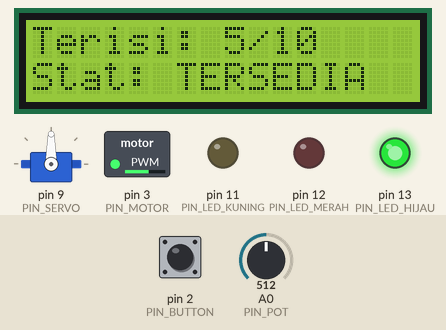
Recording of a sketch running on a simulated Arduino Uno, built with avr-gcc and run on an emulated ATmega328P. Parts: 16×2 character LCD, servo, switched loads named in the sketch (green lamp = pin HIGH), output pins drawn as LEDs (lit = HIGH). Inputs (shaded band) come from the test bench; at power-on: pin 2 (PIN_BUTTON) HIGH, A0 (PIN_POT) = 512.

Above: at 3.2 s.
3.3 s: pin 2 (PIN_BUTTON) pulled LOW for 0.25 s
At 4.2 s:
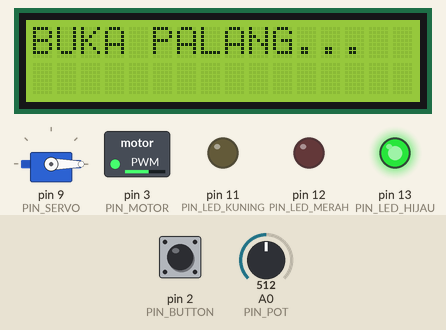
6.5 s: A0 (PIN_POT) set to 702
At 7.8 s:
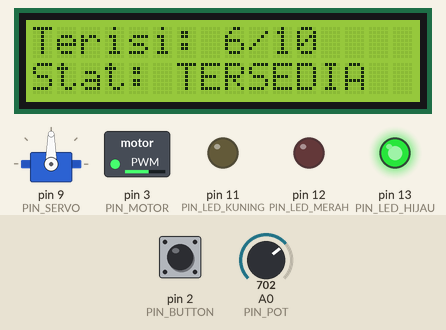
8.2 s: A0 (PIN_POT) set to 729
At 9.0 s:
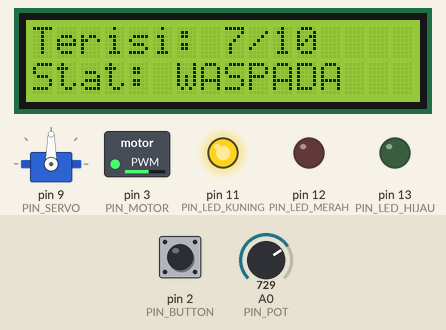
9.8 s: A0 (PIN_POT) set to 1005
At 11.1 s:
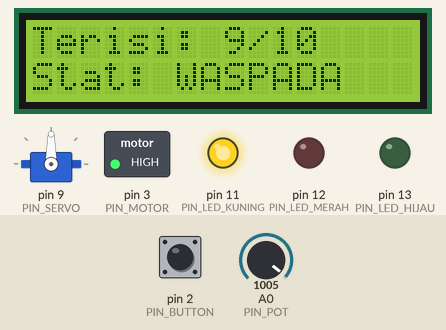
11.4 s: A0 (PIN_POT) set to 1023
At 12.6 s:
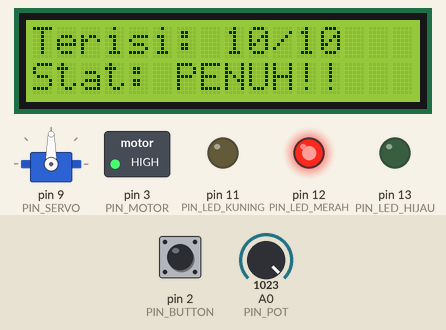
13.0 s: pin 2 (PIN_BUTTON) pulled LOW for 1 s
At 14.5 s:
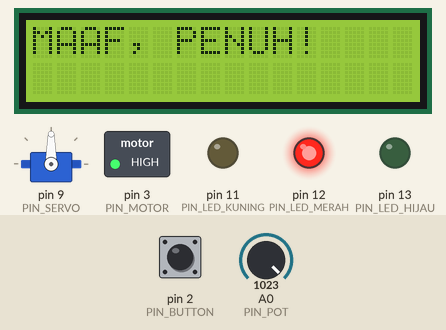
Timing chart, 0 to 16.0 s (numbered marks = the images above; inputs shaded):
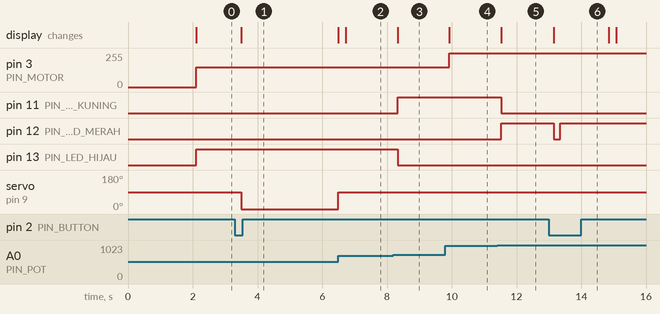

Measured:
- the behaviour switches between 716 and 717 on A0 (PIN_POT) (found by bisection; images 2 and 3)
- the behaviour switches between 1022 and 1023 on A0 (PIN_POT) (found by bisection; images 4 and 5)
- after the input at 3.3 s, servo on pin 9 (PIN_SERVO): 90° → 0° after 0.20 s, → 90° 3.0 s later; the display: changes after 0.20 s (image 1)
- after the input at 6.5 s, the display: changes after 0.23 s (image 2)
- after the input at 8.2 s, pin 11 (PIN_LED_KUNING): LOW → HIGH after 0.13 s; pin 13 (PIN_LED_HIJAU): HIGH → LOW after 0.13 s; the display: changes after 0.13 s (image 3)
- after the input at 9.8 s, pin 3 (PIN_MOTOR): 150/255 → 255/255 after 0.13 s; the display: changes after 0.13 s (image 4)
- after the input at 11.4 s, pin 11 (PIN_LED_KUNING): HIGH → LOW after 0.13 s; pin 12 (PIN_LED_MERAH): LOW → HIGH after 0.13 s; the display: changes after 0.13 s (image 5)
- after the input at 13.0 s, pin 12 (PIN_LED_MERAH): HIGH → LOW after 0.15 s, → HIGH 0.20 s later; the display: changes after 0.15 s (image 6)

The sketch:

Program_Smart_Parking.ino
```cpp
#include <Wire.h>
#include <LiquidCrystal_I2C.h>
#include <Servo.h>

// --- KONFIGURASI PIN ---
const int PIN_BUTTON    = 2;
const int PIN_MOTOR     = 3;
const int PIN_SERVO     = 9;
const int PIN_POT       = A0;
const int PIN_LED_HIJAU = 13;
const int PIN_LED_KUNING = 11;
const int PIN_LED_MERAH  = 12;

LiquidCrystal_I2C lcd(0x27, 16, 2);
Servo palang;

void setup() {
  lcd.init();
  lcd.backlight();

  pinMode(PIN_BUTTON, INPUT_PULLUP);
  pinMode(PIN_LED_HIJAU, OUTPUT);
  pinMode(PIN_LED_KUNING, OUTPUT);
  pinMode(PIN_LED_MERAH, OUTPUT);
  pinMode(PIN_MOTOR, OUTPUT);

  palang.attach(PIN_SERVO);

  // --- LOGIKA DIBALIK: POSISI AWAL TUTUP DI 90 DERAJAT ---
  palang.write(90);

  lcd.setCursor(0, 0);
  lcd.print("SISTEM");
  lcd.setCursor(0, 1);
  lcd.print("PARKIR");
  delay(2000);
  lcd.clear();
}

void loop() {
  int nilaiPot = analogRead(PIN_POT);
  int terisi = map(nilaiPot, 0, 1023, 0, 10);
  int sisa = 10 - terisi;

  // Tampilan LCD & LED
  lcd.setCursor(0, 0);
  lcd.print("Terisi: ");
  lcd.print(terisi);
  lcd.print("/10  ");

  lcd.setCursor(0, 1);
  if (sisa > 3) {
    lcd.print("Stat: TERSEDIA ");
    digitalWrite(PIN_LED_HIJAU, HIGH);
    digitalWrite(PIN_LED_KUNING, LOW);
    digitalWrite(PIN_LED_MERAH, LOW);
  }
  else if (sisa > 0) {
    lcd.print("Stat: WASPADA  ");
    digitalWrite(PIN_LED_HIJAU, LOW);
    digitalWrite(PIN_LED_KUNING, HIGH);
    digitalWrite(PIN_LED_MERAH, LOW);
  }
  else {
    lcd.print("Stat: PENUH!!  ");
    digitalWrite(PIN_LED_HIJAU, LOW);
    digitalWrite(PIN_LED_KUNING, LOW);
    digitalWrite(PIN_LED_MERAH, HIGH);
  }

  // --- LOGIKA TOMBOL (DIBALIK) ---
  if (digitalRead(PIN_BUTTON) == LOW) {
    if (sisa > 0) {
      lcd.clear();
      lcd.setCursor(0, 0);
      lcd.print("BUKA PALANG...");

      palang.write(0);  // SEKARANG 0 ADALAH BUKA

      delay(3000);

      palang.write(90); // SEKARANG 90 ADALAH TUTUP
      lcd.clear();
    }
    else {
      lcd.clear();
      lcd.setCursor(0, 0);
      lcd.print("MAAF, PENUH!");

      palang.write(90); // TETAP DIPAKSA TUTUP DI 90

      digitalWrite(PIN_LED_MERAH, LOW); delay(200);
      digitalWrite(PIN_LED_MERAH, HIGH);
      delay(1500);
      lcd.clear();
    }
  }

  // Logika Kipas
  if (terisi >= 8) analogWrite(PIN_MOTOR, 255);
  else if (terisi >= 5) analogWrite(PIN_MOTOR, 150);
  else analogWrite(PIN_MOTOR, 0);

  delay(200);
}
```
